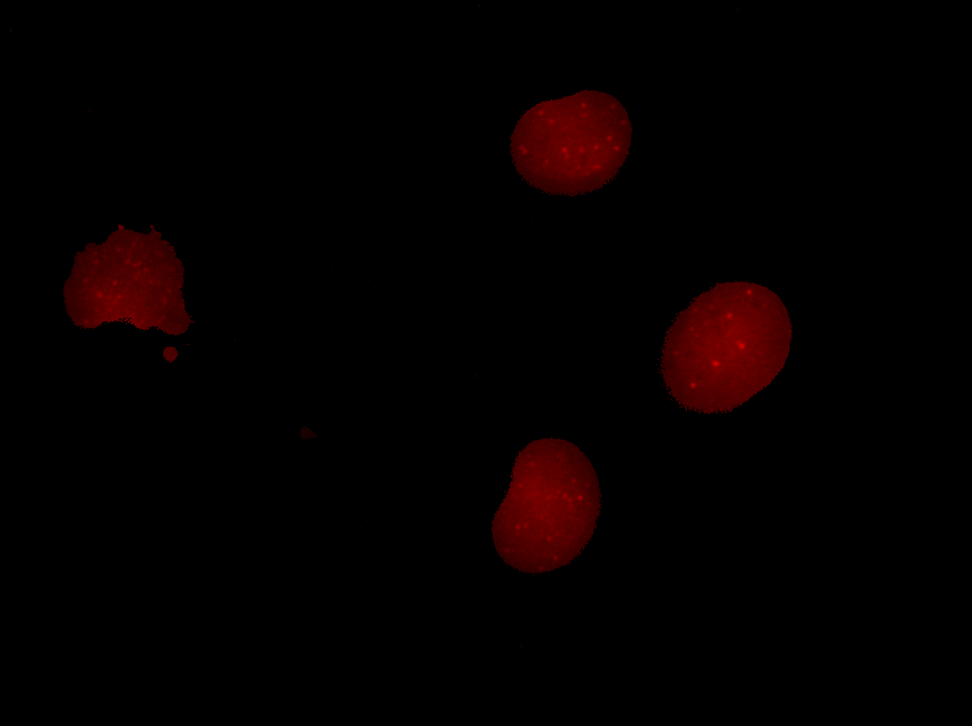
#> input picture output/test_masking/Li_on_red.png, 972 x 726 px, shrunk from 1392 x 1040 before the run
$ python PeakDetectionSecond.py
#> lines starting #> are read from the running program, lines starting #| are printed output that depends on the picture
#!/usr/bin/env python3
# -*- coding: utf-8 -*-

import numpy as np
import matplotlib.pyplot as plt
from skimage import io
import os

# ================== SETTINGS ==================
INPUT_IMG        = r"output/test_masking/Li_on_red.png"  # Pfad zum Eingabebild
AXIS             = 1     # 1 = Spaltensumme (vertikale Linien), 0 = Zeilensumme (horizontale Linien)
MIN_DISTANCE     = 1     # Mindestabstand zwischen Peaks in Pixeln
MIN_HEIGHT_ABS   = None  # Fester Schwellenwert für Peak-Höhe (z. B. 3000.0)
MIN_HEIGHT_PCTL  = 60    # Prozentuale Schwelle (0–100), nur aktiv wenn ABS=None
OUT_CURVE        = "peaks_curve.png"
OUT_OVERLAY      = "peaks_overlay.png"
# ==============================================


def simple_peaks(y: np.ndarray, min_distance: int = 10, min_height: float | None = None) -> np.ndarray:
    """Einfache Peak-Suche: lokale Maxima + optional Mindesthöhe + Mindestabstand."""
    idx = [i for i in range(1, len(y) - 1) if y[i] > y[i - 1] and y[i] > y[i + 1]]
    if min_height is not None:
        idx = [i for i in idx if y[i] >= min_height]
    if min_distance and len(idx) > 1:
        keep = [idx[0]]
        for p in idx[1:]:
            if p - keep[-1] >= min_distance:
                keep.append(p)
        idx = keep
    return np.array(idx, dtype=int)


def profile_from_image(img: np.ndarray, axis: int) -> np.ndarray:
    """
    2D (H,W):   axis=1 -> Summe über Zeilen (ergibt Länge W)
                axis=0 -> Summe über Spalten (ergibt Länge H)
    3D (H,W,C): zusätzlich über Kanäle summieren.
    """
    if img.ndim == 2:
        return img.sum(axis=0) if axis == 1 else img.sum(axis=1)
    if img.ndim == 3:
        return img.sum(axis=(0, 2)) if axis == 1 else img.sum(axis=(1, 2))
    raise ValueError("Unerwartete Bildform.")


def main():
    # --- Bild laden ---
    img = io.imread(INPUT_IMG)
#> img is the input picture: shape (726, 972, 3); mean R, G, B 5.1, 0, 0
    print(f"Bildform: {img.shape}")
#| Bildform: (726, 972, 3)

    # --- Profil berechnen (ohne Glättung) ---
    prof = profile_from_image(img, AXIS).astype(float)
#> prof = 972 values, max 20293 at index 550, min 0 at index 0, mean 3668.5

    # --- Mindesthöhe bestimmen ---
    if MIN_HEIGHT_ABS is not None:
        height_thr = float(MIN_HEIGHT_ABS)
    else:
        height_thr = float(np.percentile(prof, MIN_HEIGHT_PCTL))
#> height_thr = 941.6
    print(f"Mindesthöhe (Schwelle) = {height_thr:.2f}")
#| Mindesthöhe (Schwelle) = 941.60

    # --- Peaks finden ---
    peaks = simple_peaks(prof, min_distance=MIN_DISTANCE, min_height=height_thr)
#> in simple_peaks, `idx = [i for i in range(1, len(y) - 1) if y[i] > y[i - 1] and y[i] > y..`: idx = 54 values from 10 to 857
#> in simple_peaks, `idx = [i for i in idx if y[i] >= min_height]`: idx = 30 values from 97 to 747
#> in simple_peaks, `keep = [idx[0]]`: keep = [97]
#> the loop in simple_peaks, `for p in idx[1:]:` made 29 passes
#> p on passes 1 to 12: 109, 113, 118, 121, 126, 128, 134, 140, 150, 158, 164, 166
#> after the loop in simple_peaks, `for p in idx[1:]:`: keep = 30 values from 97 to 747
#> peaks = 30 values from 97 to 747

    # --- Kurvenplot speichern UND anzeigen ---
    x = np.arange(len(prof))
#> x = 972 values from 0 to 971
    plt.figure(figsize=(10, 5))
    plt.plot(x, prof, label="Profil (unglättet)")
    plt.axhline(height_thr, linestyle=":", label=f"Min-Höhe={height_thr:.1f}")
    if peaks.size:
        plt.scatter(peaks, prof[peaks], color="red", marker="x", s=50,
                    label=f"Peaks n={len(peaks)}")
    plt.xlabel("Index")
    plt.ylabel("Summenintensität")
    plt.legend()
    plt.tight_layout()
    plt.savefig(OUT_CURVE, dpi=150)
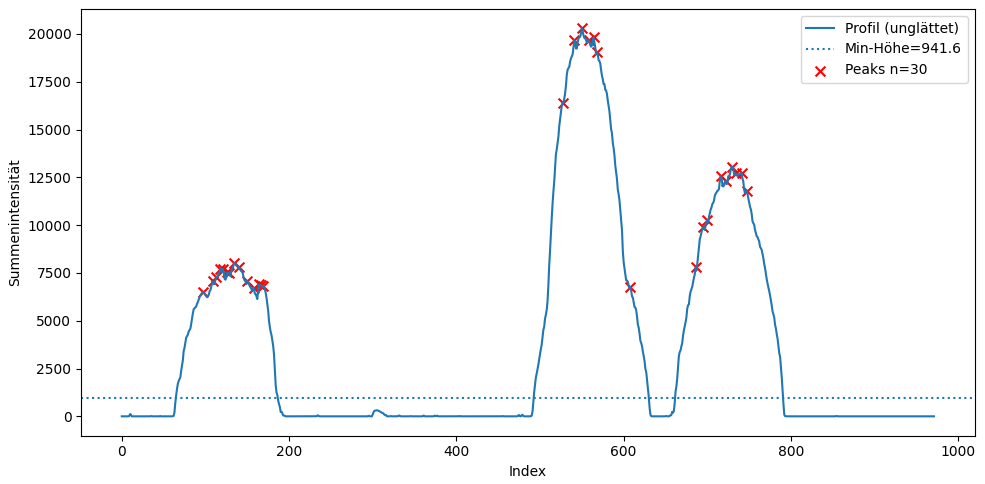
#> figure drawn by matplotlib, 1 panel; curve peaks at x = 550, y = 20293
    print(f"Kurvenplot gespeichert: {OUT_CURVE}")
    plt.show()  # jetzt wird die Kurve auch angezeigt

    # --- Overlay (auf Originalbild, unverändert) ---
    plt.figure(figsize=(10, 6))
    plt.imshow(img)
    if peaks.size:
        if AXIS == 1:
            for p in peaks:
                plt.axvline(p, color="cyan", linestyle="--", linewidth=1.2)
#> this loop made 30 passes
        else:
            for p in peaks:
                plt.axhline(p, color="cyan", linestyle="--", linewidth=1.2)
    plt.title("Peaks (Originalbild, unverändert)")
    plt.axis("off")
    plt.tight_layout()
    plt.savefig(OUT_OVERLAY, dpi=150)
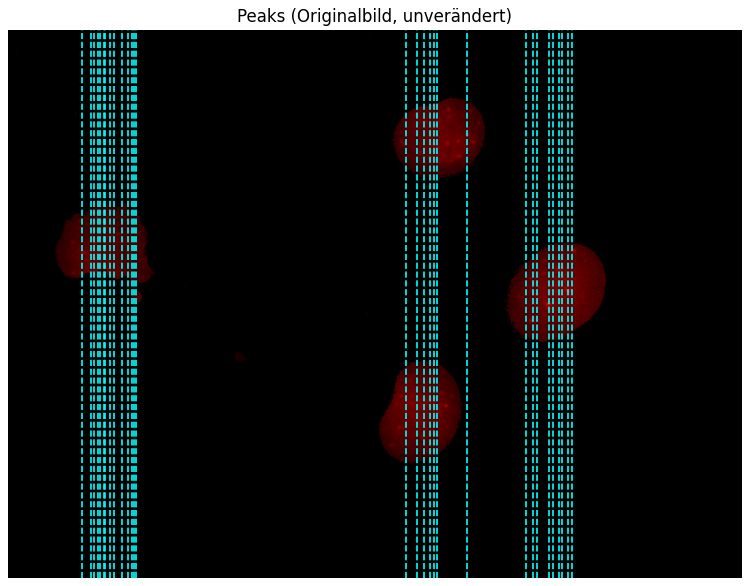
#> figure drawn by matplotlib, 1 panel
    print(f"Overlay gespeichert: {OUT_OVERLAY}")
    plt.show()  #zeigt auch das Overlay an

    # --- Optional: automatisch im Windows-Fotoanzeiger öffnen ---
    if os.name == "nt":  # nur auf Windows
        os.startfile(OUT_CURVE)
        os.startfile(OUT_OVERLAY)

    # --- Konsolenausgabe ---
    if peaks.size:
        print("\nGefundene Peaks (Index -> Wert):")
        for i in peaks:
            print(f"{i}\t{prof[i]:.2f}")
#> this loop made 30 passes
#| 97	6502.00
#| 109	7053.00
#| 113	7299.00
#| 118	7728.00
#| 121	7697.00
#| 126	7528.00
#| 128	7497.00
#| 134	8017.00
#> (further printed lines are left out)
    else:
        print("Keine Peaks gefunden – MIN_DISTANCE oder MIN_HEIGHT_* anpassen.")


if __name__ == "__main__":
    main()

$ run again, with output/test_masking/1_Red.png copied over output/test_masking/Li_on_red.png
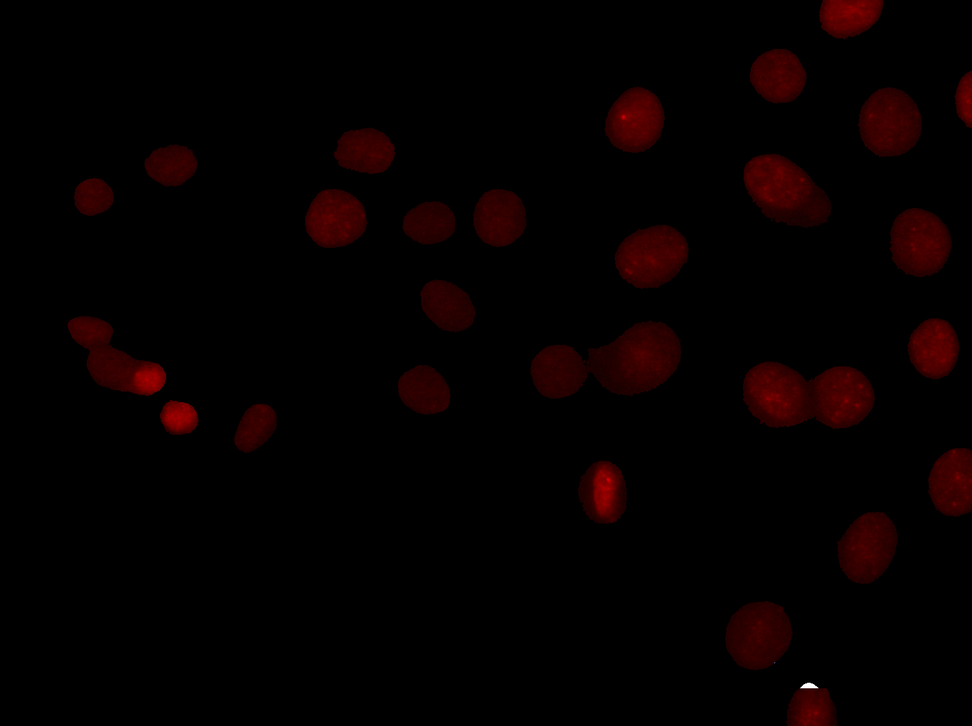
#> input picture output/test_masking/1_Red.png, 972 x 726 px, shrunk from 1392 x 1040 before the run
#> in main, img is the input picture: shape (726, 972, 3); mean R, G, B 5.9, 0, 0
#| Bildform: (726, 972, 3)
#> prof = 972 values, max 14981 at index 770, min 0 at index 0, mean 4340.9
#> height_thr = 4669.6
#| Mindesthöhe (Schwelle) = 4669.60
#> in simple_peaks, `idx = [i for i in range(1, len(y) - 1) if y[i] > y[i - 1] and y[i] > y..`: idx = 71 values from 65 to 969
#> in simple_peaks, `idx = [i for i in idx if y[i] >= min_height]`: idx = 45 values from 92 to 969
#> in simple_peaks, `keep = [idx[0]]`: keep = [92]
#> the loop in simple_peaks, `for p in idx[1:]:` made 44 passes
#> p on passes 1 to 8: 96, 100, 147, 153, 163, 165, 172, 177
#> after the loop in simple_peaks, `for p in idx[1:]:`: keep = 45 values from 92 to 969
#> x = 972 values from 0 to 971
#> in main, `plt.savefig(OUT_CURVE, dpi=150)`:
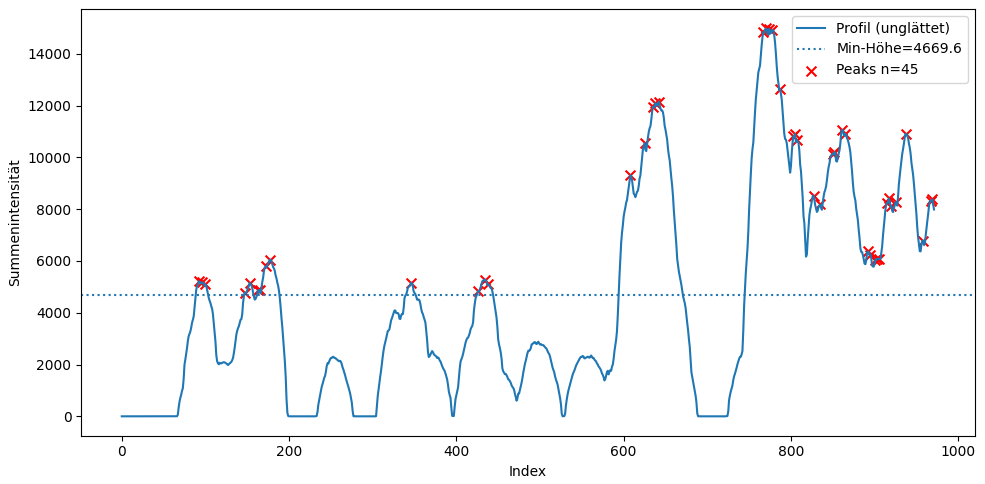
#> figure drawn by matplotlib, 1 panel; curve peaks at x = 770, y = 14981
#> the loop in main, `for p in peaks:` made 45 passes
#> in main, `plt.savefig(OUT_OVERLAY, dpi=150)`:
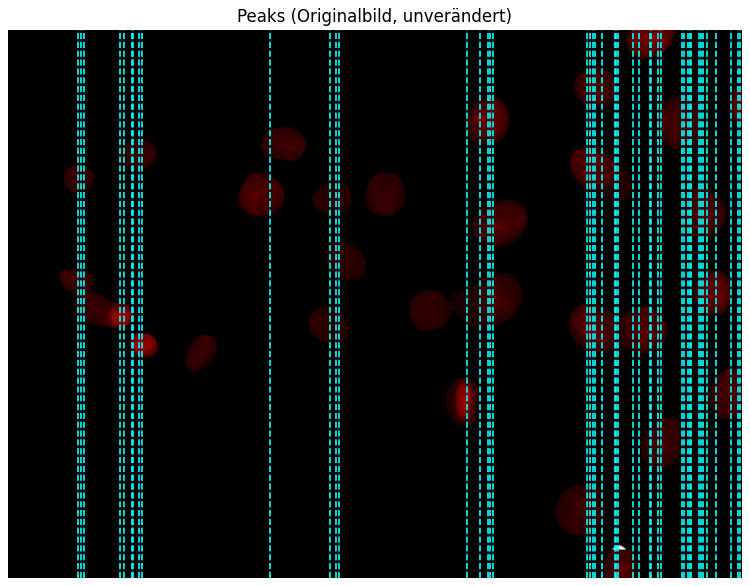
#> figure drawn by matplotlib, 1 panel
#> the loop in main, `for i in peaks:` made 45 passes
#> (printed output is left out)
